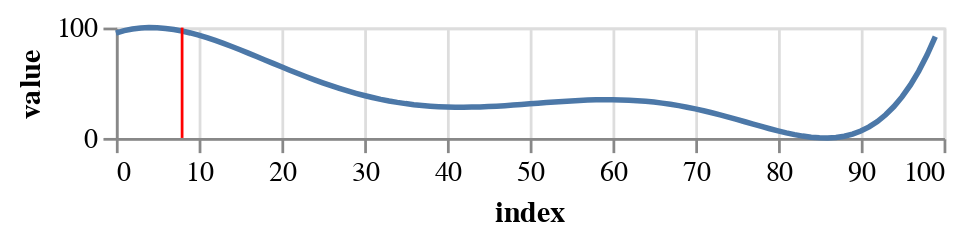

Here is the notebook cell this chart was saved with:
### Code cell
getTimeSeries(8)

### Figure 1 — Vega-Lite specification as saved in the notebook (floating-point values rounded to 4 significant figures)
{"config": {"view": {"continuousWidth": 400, "continuousHeight": 300}}, "layer": [{"data": {"name": "data-d3441a302b9962a3fb50e940a95635cc"}, "mark": "line", "encoding": {"x": {"type": "quantitative", "field": "index"}, "y": {"type": "quantitative", "field": "value"}}}, {"data": {"name": "data-a197257497a7bf8b246704191b08cf44"}, "mark": {"type": "rule", "color": "red"}, "encoding": {"x": {"type": "quantitative", "field": "index"}}}], "height": 40, "width": 300, "$schema": "https://vega.github.io/schema/vega-lite/v4.8.1.json", "datasets": {"data-d3441a302b9962a3fb50e940a95635cc": [{"index": 0, "variable": "t_1", "value": 95.06, "expires": "No"}, {"index": 1, "variable": "t_2", "value": 97.21, "expires": "No"}, {"index": 2, "variable": "t_3", "value": 98.72, "expires": "No"}, {"index": 3, "variable": "t_4", "value": 99.63, "expires": "No"}, {"index": 4, "variable": "t_5", "value": 100.0, "expires": "No"}, {"index": 5, "variable": "t_6", "value": 99.86, "expires": "No"}, {"index": 6, "variable": "t_7", "value": 99.27, "expires": "No"}, {"index": 7, "variable": "t_8", "value": 98.25, "expires": "No"}, {"index": 8, "variable": "t_9", "value": 96.87, "expires": "Yes"}, {"index": 9, "variable": "t_10", "value": 95.15, "expires": "No"}, {"index": 10, "variable": "t_11", "value": 93.13, "expires": "No"}, {"index": 11, "variable": "t_12", "value": 90.86, "expires": "No"}, {"index": 12, "variable": "t_13", "value": 88.37, "expires": "No"}, {"index": 13, "variable": "t_14", "value": 85.7, "expires": "No"}, {"index": 14, "variable": "t_15", "value": 82.88, "expires": "No"}, {"index": 15, "variable": "t_16", "value": 79.94, "expires": "No"}, {"index": 16, "variable": "t_17", "value": 76.91, "expires": "No"}, {"index": 17, "variable": "t_18", "value": 73.82, "expires": "No"}, {"index": 18, "variable": "t_19", "value": 70.7, "expires": "No"}, {"index": 19, "variable": "t_20", "value": 67.57, "expires": "No"}, {"index": 20, "variable": "t_21", "value": 64.46, "expires": "No"}, {"index": 21, "variable": "t_22", "value": 61.4, "expires": "No"}, {"index": 22, "variable": "t_23", "value": 58.39, "expires": "No"}, {"index": 23, "variable": "t_24", "value": 55.46, "expires": "No"}, {"index": 24, "variable": "t_25", "value": 52.64, "expires": "No"}, {"index": 25, "variable": "t_26", "value": 49.92, "expires": "No"}, {"index": 26, "variable": "t_27", "value": 47.33, "expires": "No"}, {"index": 27, "variable": "t_28", "value": 44.88, "expires": "No"}, {"index": 28, "variable": "t_29", "value": 42.57, "expires": "No"}, {"index": 29, "variable": "t_30", "value": 40.43, "expires": "No"}, {"index": 30, "variable": "t_31", "value": 38.44, "expires": "No"}, {"index": 31, "variable": "t_32", "value": 36.63, "expires": "No"}, {"index": 32, "variable": "t_33", "value": 34.99, "expires": "No"}, {"index": 33, "variable": "t_34", "value": 33.52, "expires": "No"}, {"index": 34, "variable": "t_35", "value": 32.23, "expires": "No"}, {"index": 35, "variable": "t_36", "value": 31.12, "expires": "No"}, {"index": 36, "variable": "t_37", "value": 30.18, "expires": "No"}, {"index": 37, "variable": "t_38", "value": 29.4, "expires": "No"}, {"index": 38, "variable": "t_39", "value": 28.8, "expires": "No"}, {"index": 39, "variable": "t_40", "value": 28.34, "expires": "No"}, {"index": 40, "variable": "t_41", "value": 28.04, "expires": "No"}, {"index": 41, "variable": "t_42", "value": 27.88, "expires": "No"}, {"index": 42, "variable": "t_43", "value": 27.85, "expires": "No"}, {"index": 43, "variable": "t_44", "value": 27.94, "expires": "No"}, {"index": 44, "variable": "t_45", "value": 28.14, "expires": "No"}, {"index": 45, "variable": "t_46", "value": 28.44, "expires": "No"}, {"index": 46, "variable": "t_47", "value": 28.82, "expires": "No"}, {"index": 47, "variable": "t_48", "value": 29.27, "expires": "No"}, {"index": 48, "variable": "t_49", "value": 29.78, "expires": "No"}, {"index": 49, "variable": "t_50", "value": 30.33, "expires": "No"}, {"index": 50, "variable": "t_51", "value": 30.9, "expires": "No"}, {"index": 51, "variable": "t_52", "value": 31.48, "expires": "No"}, {"index": 52, "variable": "t_53", "value": 32.05, "expires": "No"}, {"index": 53, "variable": "t_54", "value": 32.61, "expires": "No"}, {"index": 54, "variable": "t_55", "value": 33.12, "expires": "No"}, {"index": 55, "variable": "t_56", "value": 33.59, "expires": "No"}, {"index": 56, "variable": "t_57", "value": 33.98, "expires": "No"}, {"index": 57, "variable": "t_58", "value": 34.3, "expires": "No"}, {"index": 58, "variable": "t_59", "value": 34.52, "expires": "No"}, {"index": 59, "variable": "t_60", "value": 34.63, "expires": "No"}, {"index": 60, "variable": "t_61", "value": 34.63, "expires": "No"}, {"index": 61, "variable": "t_62", "value": 34.49, "expires": "No"}, {"index": 62, "variable": "t_63", "value": 34.21, "expires": "No"}, {"index": 63, "variable": "t_64", "value": 33.79, "expires": "No"}, {"index": 64, "variable": "t_65", "value": 33.21, "expires": "No"}, {"index": 65, "variable": "t_66", "value": 32.47, "expires": "No"}, {"index": 66, "variable": "t_67", "value": 31.56, "expires": "No"}, {"index": 67, "variable": "t_68", "value": 30.5, "expires": "No"}, {"index": 68, "variable": "t_69", "value": 29.27, "expires": "No"}, {"index": 69, "variable": "t_70", "value": 27.88, "expires": "No"}, {"index": 70, "variable": "t_71", "value": 26.35, "expires": "No"}, {"index": 71, "variable": "t_72", "value": 24.67, "expires": "No"}, {"index": 72, "variable": "t_73", "value": 22.86, "expires": "No"}, {"index": 73, "variable": "t_74", "value": 20.94, "expires": "No"}, {"index": 74, "variable": "t_75", "value": 18.92, "expires": "No"}, {"index": 75, "variable": "t_76", "value": 16.83, "expires": "No"}, {"index": 76, "variable": "t_77", "value": 14.7, "expires": "No"}, {"index": 77, "variable": "t_78", "value": 12.55, "expires": "No"}, {"index": 78, "variable": "t_79", "value": 10.42, "expires": "No"}, {"index": 79, "variable": "t_80", "value": 8.355, "expires": "No"}, {"index": 80, "variable": "t_81", "value": 6.395, "expires": "No"}, {"index": 81, "variable": "t_82", "value": 4.589, "expires": "No"}, {"index": 82, "variable": "t_83", "value": 2.993, "expires": "No"}, {"index": 83, "variable": "t_84", "value": 1.667, "expires": "No"}, {"index": 84, "variable": "t_85", "value": 0.6771, "expires": "No"}, {"index": 85, "variable": "t_86", "value": 0.09533, "expires": "No"}, {"index": 86, "variable": "t_87", "value": 0.0, "expires": "No"}, {"index": 87, "variable": "t_88", "value": 0.476, "expires": "No"}, {"index": 88, "variable": "t_89", "value": 1.615, "expires": "No"}, {"index": 89, "variable": "t_90", "value": 3.516, "expires": "No"}, {"index": 90, "variable": "t_91", "value": 6.285, "expires": "No"}, {"index": 91, "variable": "t_92", "value": 10.03, "expires": "No"}, {"index": 92, "variable": "t_93", "value": 14.89, "expires": "No"}, {"index": 93, "variable": "t_94", "value": 20.97, "expires": "No"}, {"index": 94, "variable": "t_95", "value": 28.43, "expires": "No"}, {"index": 95, "variable": "t_96", "value": 37.41, "expires": "No"}, {"index": 96, "variable": "t_97", "value": 48.06, "expires": "No"}, {"index": 97, "variable": "t_98", "value": 60.55, "expires": "No"}, {"index": 98, "variable": "t_99", "value": 75.05, "expires": "No"}, {"index": 99, "variable": "t_100", "value": 91.75, "expires": "No"}], "data-a197257497a7bf8b246704191b08cf44": [{"index": 8, "variable": "t_9", "value": 96.87, "expires": "Yes"}]}}
